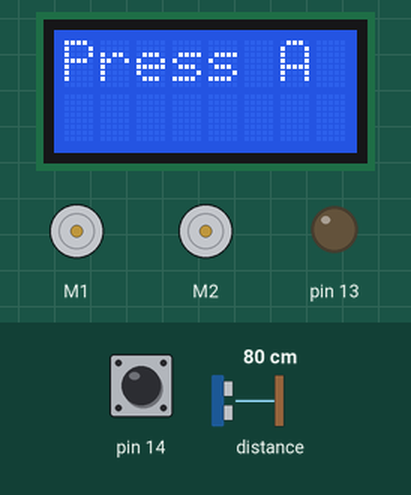
A sketch run on a simulated Arduino Leonardo, built with avr-gcc and run on an emulated ATmega32U4. Parts: 8×2 character LCD, 2 × DC motor (green arrow = forward, orange = backward, longer = faster), output pins drawn as LEDs (lit = HIGH). The test bench sets the inputs (shaded band); at power-on: pin 14 HIGH, distance to the obstacle 80 cm.

Above: at 0.8 s.
0.9 s: pin 14 pulled LOW for 0.15 s
At 2.0 s:
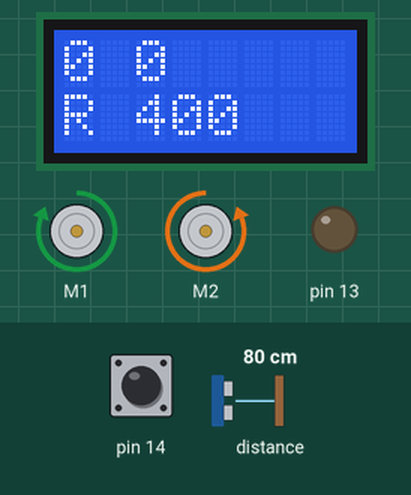
2.5 s: distance to the obstacle set to 61 cm
4.0 s: distance to the obstacle set to 51 cm
At 4.6 s:
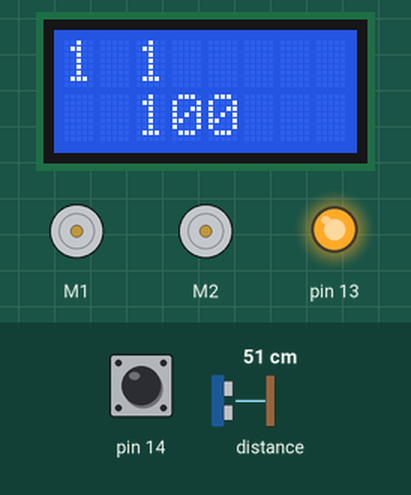
5.6 s: distance to the obstacle set to 60 cm
At 7.0 s:
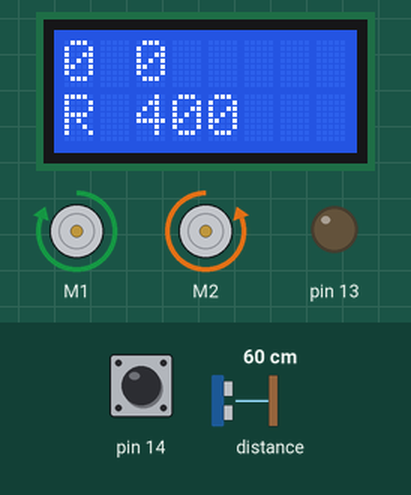
Timing chart, 0 to 8.2 s (numbered marks = the images above; inputs shaded):
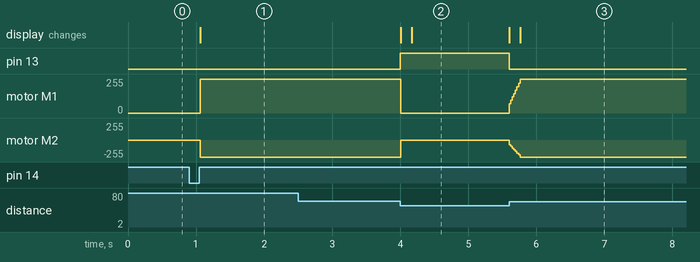

Measured:
- the behaviour switches between 56 and 55 cm on distance to the obstacle (found by bisection; images 1 and 2)
- after the input at 0.9 s, motor M1: stopped → forward 255/255 after 0.16 s; motor M2: stopped → backward 255/255 after 0.16 s; the display: changes after 0.16 s (image 1)
- after the input at 2.5 s, every drawn part: stays the same
- after the input at 4.0 s, pin 13: LOW → HIGH at once; motor M1: forward 255/255 → stopped at once; motor M2: backward 255/255 → stopped at once; the display: first changes at once (image 2 shows a later state)
- after the input at 5.6 s, pin 13: HIGH → LOW at once; motor M1: stopped → forward 255/255 at once; motor M2: stopped → backward 255/255 at once; the display: first changes at once (image 3 shows a later state)

The sketch:

FaceTowardsOpponent.ino
```cpp
/* This example uses the front proximity sensor on the Zumo 32U4
Front Sensor Array to locate an opponent robot or any other
reflective object. Using the motors to turn, it scans its
surroundings. If it senses an object, it turns on its yellow LED
and attempts to face towards that object. */

#include <Wire.h>
#include <Zumo32U4.h>

Zumo32U4LCD lcd;
Zumo32U4Motors motors;
Zumo32U4ProximitySensors proxSensors;
Zumo32U4ButtonA buttonA;

// A sensors reading must be greater than or equal to this threshold in order for the program to consider that sensor as seeing an object.
const uint8_t sensorThreshold = 1;

// The maximum speed to drive the motors while turning.  400 is full speed.
const uint16_t turnSpeedMax = 400;

// The minimum speed to drive the motors while turning.  400 is full speed.
const uint16_t turnSpeedMin = 100;

// The amount to decrease the motor speed by during each cycle when an object is seen.
const uint16_t deceleration = 10;

// The amount to increase the speed by during each cycle when an object is not seen.
const uint16_t acceleration = 10;

#define LEFT 0
#define RIGHT 1

// Stores the last indication from the sensors about what direction to turn to face the object.
// When no object is seen, this variable helps us make a good guess about which direction to turn.
bool senseDir = RIGHT;

// True if the robot is turning left (counter-clockwise).
bool turningLeft = false;

// True if the robot is turning right (clockwise).
bool turningRight = false;

// If the robot is turning, this is the speed it will use.
uint16_t turnSpeed = turnSpeedMax;

// The time, in milliseconds, when an object was last seen.
uint16_t lastTimeObjectSeen = 0;

void setup()
{
  proxSensors.initFrontSensor();

  // Wait for the user to press A before driving the motors.
  lcd.clear();
  lcd.print(F("Press A"));
  buttonA.waitForButton();
  lcd.clear();
}

void turnRight()
{
  motors.setSpeeds(turnSpeed, -turnSpeed);
  turningLeft = false;
  turningRight = true;
}

void turnLeft()
{
  motors.setSpeeds(-turnSpeed, turnSpeed);
  turningLeft = true;
  turningRight = false;
}

void stop()
{
  motors.setSpeeds(0, 0);
  turningLeft = false;
  turningRight = false;
}

void loop()
{
  // Read the front proximity sensor and gets its left value (the amount of reflectance detected while using the left LEDs) and right value.
  proxSensors.read();
  uint8_t leftValue = proxSensors.countsFrontWithLeftLeds();
  uint8_t rightValue = proxSensors.countsFrontWithRightLeds();

  // Determine if an object is visible or not.
  bool objectSeen = leftValue >= sensorThreshold || rightValue >= sensorThreshold;

  if (objectSeen)
  {
    // An object is visible, so we will start decelerating in order to help the robot find the object without
    // overshooting or oscillating.
    turnSpeed -= deceleration;
  }
  else
  {
    // An object is not visible, so we will accelerate in order
    // to help find the object sooner.
    turnSpeed += acceleration;
  }

  // Constrain the turn speed so it is between turnSpeedMin and
  // turnSpeedMax.
  turnSpeed = constrain(turnSpeed, turnSpeedMin, turnSpeedMax);

  if (objectSeen)
  {
    // An object seen.
    ledYellow(1);

    lastTimeObjectSeen = millis();

    bool lastTurnRight = turnRight;

    if (leftValue < rightValue)
    {
      // The right value is greater, so the object is probably
      // closer to the robot's right LEDs, which means the robot
      // is not facing it directly.  Turn to the right to try to
      // make it more even.
      turnRight();
      senseDir = RIGHT;
    }
    else if (leftValue > rightValue)
    {
      // The left value is greater, so turn to the left.
      turnLeft();
      senseDir = LEFT;
    }
    else
    {
      // The values are equal, so stop the motors.
      stop();
    }
  }
  else
  {
    // No object is seen, so just keep turning in the direction
    // that we last sensed the object.
    ledYellow(0);

    if (senseDir == RIGHT)
    {
      turnRight();
    }
    else
    {
      turnLeft();
    }
  }

  lcd.gotoXY(0, 0);
  lcd.print(leftValue);
  lcd.print(' ');
  lcd.print(rightValue);
  lcd.gotoXY(0, 1);
  lcd.print(turningRight ? 'R' : (turningLeft ? 'L' : ' '));
  lcd.print(' ');
  lcd.print(turnSpeed);
  lcd.print(' ');
  lcd.print(' ');
}
```
